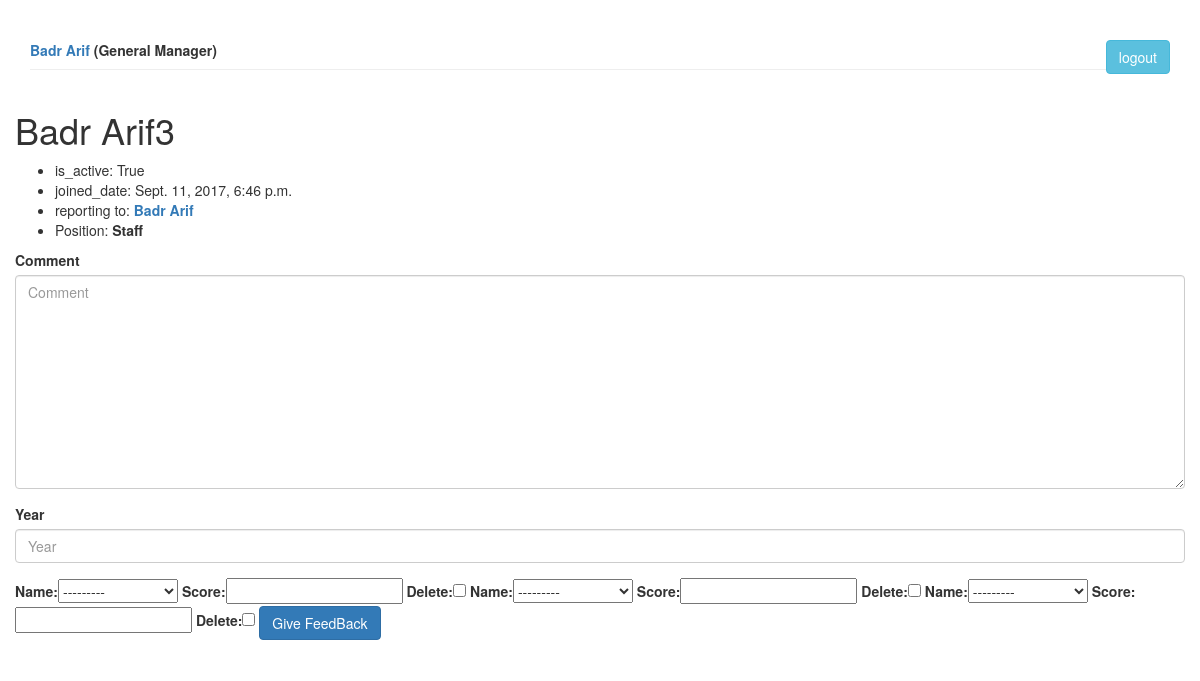
The page /appraisal/detail/user/5 (signed in) on the database as committed earlier.
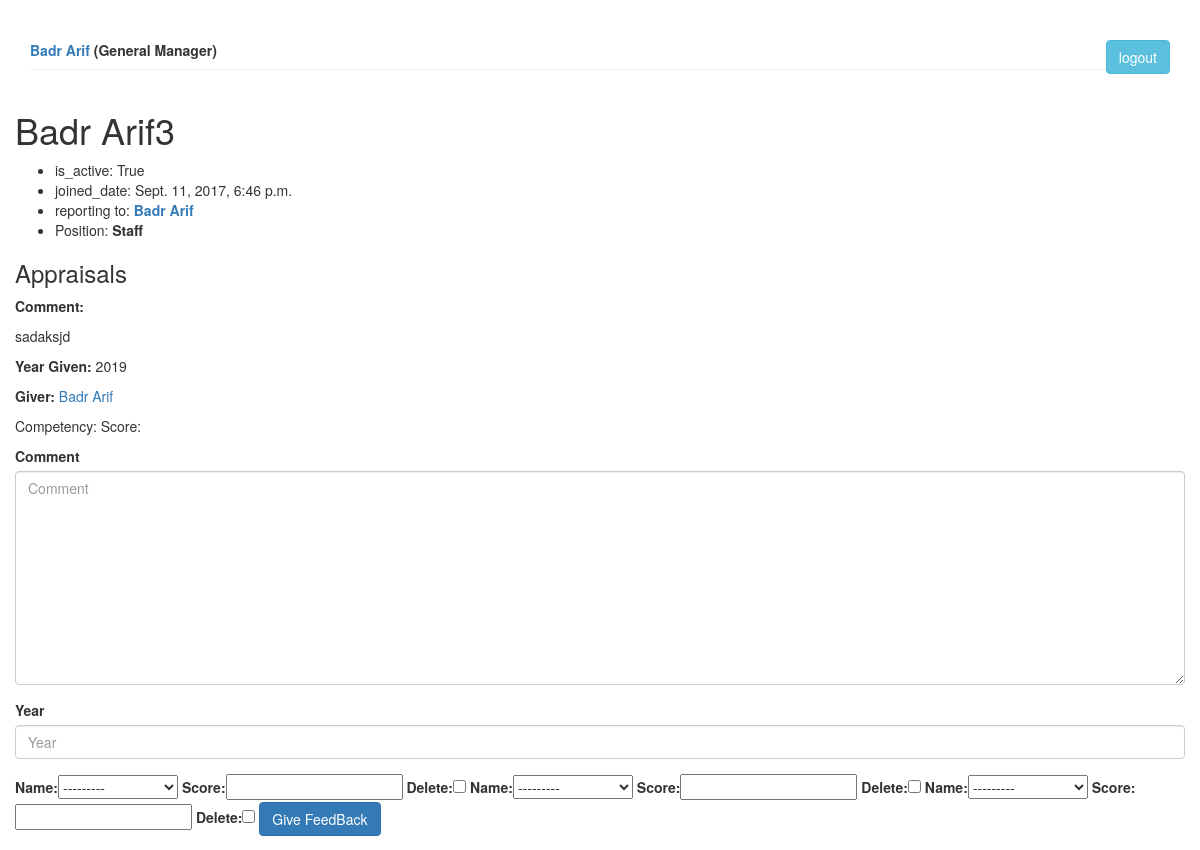
The same page on the database as committed later.
### appraisal/models.py (models this page shows)
class Appraisal(models.Model):
    comment = models.TextField()
    year = models.CharField(max_length=4)
    score = models.IntegerField(null=True, blank=True)
    is_approved = models.BooleanField(default=False)
    to_employee = models.ForeignKey(Employee, on_delete=models.CASCADE, related_name='receiver',
                                    null=True, blank=True)
    from_employee = models.ForeignKey(Employee, on_delete=models.CASCADE, related_name='giver',
                                      null=True, blank=True)

class Employee(models.Model):
    def __str__(self):
        return self.name
    user = models.OneToOneField(User, on_delete=models.CASCADE, null=True, blank=True)
    employee_type = (('mg', 'Manager'),
                     ('gm', 'General Manager'),
                     ('sf', 'Staff')
                     )
    name = models.CharField(max_length=40)
    type = models.CharField(max_length=2,
                            choices=employee_type,
                            default='sf')
    joined_date = models.DateTimeField('date joined', null=True, blank=True)
    is_active = models.BooleanField(default=True)
    reporting_to = models.ForeignKey("self", on_delete=models.CASCADE, null=True, blank=True)
    @property
    def all_reportee(self):
        return self.employee_set.all()

### appraisal/views.py (the view)
# urls.py: url(r'^detail/user/(?P<pk>[0-9 a-z A-Z]+)$', views.DetailUserView.as_view(),  name='detail'),
class DetailUserView(LoginRequiredMixin, FormContext, generic.DetailView):
    model = Employee
    template_name = 'appraisal/detail.html'
    context_object_name = 'employee'
    def get_queryset(self):
        return Employee.objects.filter(pk=self.kwargs['pk'])
    def get_context_data(self, **kwargs):
        context = super(DetailUserView, self).get_context_data(**kwargs)
        under_employee = {'reporting_employee': self.request.user.employee.all_reportee}
        context.update(under_employee)
        return context

### appraisal/templatetags/my_tags.py (called while the page is built)
@register.inclusion_tag('logged_in/user.html')
def logged_in_user(user, takes_context=True):
    return {'user': user}

### appraisal/views.py (called while the page is built)
    def get_context_data(self, **kwargs):
        context = super(FormContext, self).get_context_data(**kwargs)
        context.update(self.extra_context)
        return context

### appraisal/templates/appraisal/detail.html (shortened to what this page needs)
<link rel="stylesheet" href="https://maxcdn.bootstrapcdn.com/bootstrap/3.3.7/css/bootstrap.min.css">
{% load static %}
{% load bootstrap3 %}
<html lang="en">
<head>
  <link rel="stylesheet" href="https://maxcdn.bootstrapcdn.com/bootstrap/3.3.7/css/bootstrap.min.css">
</head>
<body>
<div class="container-fluid">
{% load my_tags %}
{% logged_in_user user%}
{% if employee %}
<h1>{{ employee.name }} </h1>
<ul>
    <li> is_active: {{ employee.is_active }} </li>
    <li>joined_date: {{ employee.joined_date }}</li>
    {% if employee.reporting_to %}
    <li>reporting to:<b> <a href="{% url 'appraisal:detail' employee.reporting_to_id %}">
        {{ employee.reporting_to }}
        </a>
        </b>
    </li>
        {% endif %}
    <li>Position: <b>{{ employee.get_type_display }}</b></li>
</ul>
{% else %}
<h2>No User Found</h2>
{% endif %}
    {% if employee.receiver.all %}
    <h3>Appraisals</h3>
    {% for appraisal in employee.receiver.all%}
        <p><b>Comment: </b>{{ appraisal.comment|linebreaks }}</p>
        <p><b>Year Given: </b>{{ appraisal.year }}</p>
        <p><b>Giver: </b><a href="{% url 'appraisal:detail' appraisal.from_employee.id %}">
            {{ appraisal.from_employee.name}}
        </a>
        </p>
        {% if appraisal.competencies_set %}
        <p>Competency: {{ appraisal.competencies_set.all.0.get_name_display }}
            Score: {{ appraisal.competencies_set.all.0.score }}
        </p>
        {% endif %}
    {% endfor %}
    {% endif %}
    {% if employee in reporting_employee %}
    <form action="{% url 'appraisal:feedback' employee.id%}" method="post" class="form-row">
    {% bootstrap_form form.appraisal_form %}
    {{ form.competency_form }}
    {% buttons %}
        <button type="submit" class="btn btn-primary">
            {% bootstrap_icon "star" %} Give FeedBack
        </button>
    {% endbuttons %}
    </form>
    {% endif %}
</div>
</body>
</html>

Rows that differ between the two databases and show on the page:
added Appraisal: comment "sadaksjd", year "2019", from_employee.name "Badr Arif"
Other text that changed with them:
text now shown: "Appraisals"
